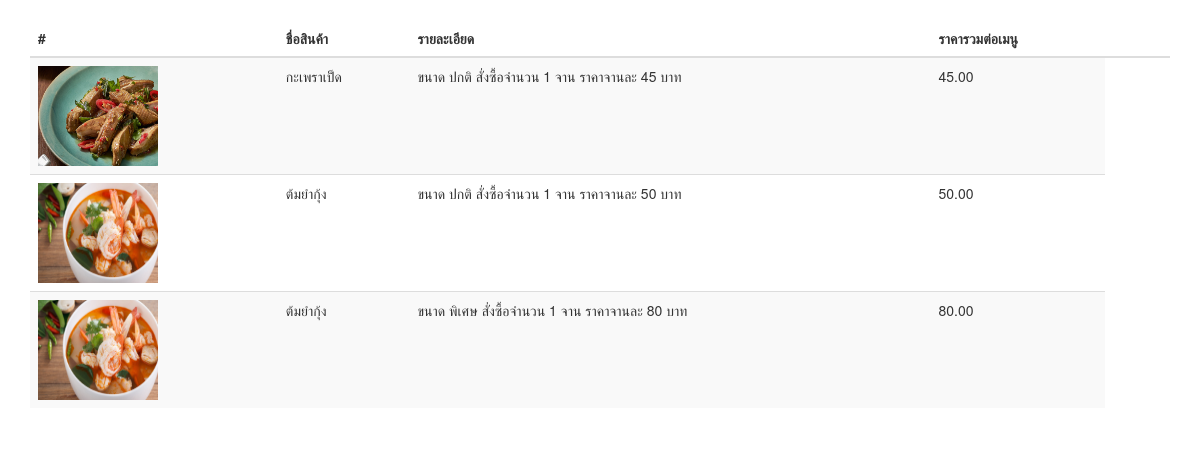
/Grab_present/Shop/orders_detail_shop.php?id=34, run on the app's committed database.
### tables this page shows
CREATE TABLE `orders` (
  `id_orders` int(11) NOT NULL,
  `Cus_username` varchar(20) NOT NULL,
  `driver_username` varchar(20) DEFAULT NULL,
  `orders_vat` float NOT NULL,
  `orders_pay_type` bit(1) DEFAULT NULL,
  `id_orders_status` int(11) NOT NULL,
  `orders_total_price` float NOT NULL,
  `orders_date_start_send` datetime NOT NULL,
  `orders_date_end_send` datetime NOT NULL
);

CREATE TABLE `food` (
  `id_food` int(11) NOT NULL,
  `food_name` varchar(70) NOT NULL,
  `food_size` varchar(50) NOT NULL,
  `food_cash` float NOT NULL,
  `shop_username` varchar(20) NOT NULL,
  `FilesName` varchar(100) NOT NULL
);

CREATE TABLE `orders_detail` (
  `id_orders_detail` int(11) NOT NULL,
  `id_food` int(11) NOT NULL,
  `orders_detail_item` float NOT NULL,
  `id_orders` int(11) NOT NULL
);

### Grab_present/Shop/orders_detail_shop.php (the view, shortened to what this page needs)
<?php
require '../connect.php';
$id_order = $_GET["id"];
$meSql = "SELECT orders.id_orders,orders.Cus_username,orders.orders_total_price,orders.orders_date_start_send,
    orders_detail.id_food,orders_detail.orders_detail_item,food.food_name,food.food_size,food.food_cash,
    food.shop_username,food.FilesName,shop.shop_username,shop.shop_name,shop.shop_address,shop.shop_tel,shop.shop_business_time_day,
    shop.shop_business_time_open_time,shop.shop_business_time_close_time,customer.Cus_address,customer.Cus_tel,customer.Cus_Name
    FROM `orders` JOIN orders_detail
    ON orders.id_orders = orders_detail.id_orders
    JOIN food
    ON orders_detail.id_food = food.id_food
    JOIN shop
    ON food.shop_username = shop.shop_username
    JOIN customer
    ON orders.Cus_username = customer.Cus_username
WHERE orders.id_orders =$id_order";
$meQuery = mysqli_query($conn,$meSql);
?>
<!DOCTYPE html>
<html lang="en">
    <head>
        <link href="../shopping/bootstrap/css/bootstrap.min.css" rel="stylesheet">
        <link href="../shopping/bootstrap/css/nava.css" rel="stylesheet">
    </head>
    <body>
        <div class="container">
            <table class="table table-striped">
                <thead>
                    <tr>
                        <th>#</th>
                        <th>ชื่อสินค้า</th>
                        <th>รายละเอียด</th>
                        <th>ราคารวมต่อเมนู<th>
                        <th>&nbsp;</th>
                    </tr>
                </thead>
                <tbody>
                    <?php
                    while ($meResult = mysqli_fetch_array($meQuery))
                    {
                        ?>
                        <tr>
                            <?php $total_per = $meResult['food_cash']*$meResult['orders_detail_item'];?>
                            <td><img src="../Shop/myfile/<?php echo $meResult['FilesName'];?>" width="120px" height="100px" border="0"></td>
                            <td><?php echo $meResult['food_name']; ?></td>
                            <td>ขนาด <?php echo $meResult['food_size']; ?> สั่งซื้อจำนวน <?php echo $meResult['orders_detail_item'];?> จาน ราคาจานละ <?php echo $meResult['food_cash'];?> บาท</td>
                            <td><?php echo number_format($total_per,2); ?></td>
                        </tr>
                        <?php
                    }
                    ?>
                </tbody>
            </table>
        </div>
    </body>
</html>

### data on the page
orders: food.FilesName (picture), food.food_name "กะเพราเป็ด", food.food_size "ปกติ", orders_detail.orders_detail_item "1", food.food_cash "45", food.food_cash "45.00", food.food_name "ต้มยำกุ้ง", food.food_cash "50", food.food_cash "50.00", food.food_size "พิเศษ", food.food_cash "80", food.food_cash "80.00"
